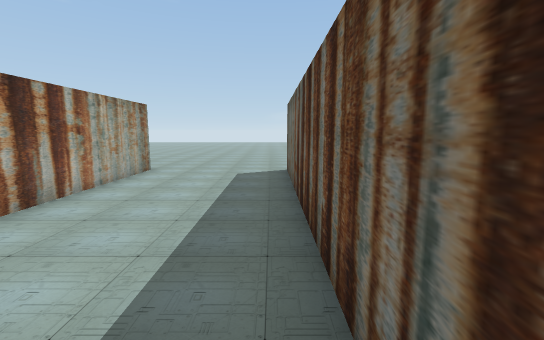
[1] (above)

21 first-person views from a walk through a 3-D level made in the Unity game engine. The camera is 1.4 m above the floor, tilts 8° down and sees 90° across. The floor is counted in squares, 1 m on a side. Each view is taken from the middle of a square. On the plan, view 1 faces up. The plan holds only what a view shows up to about 13 squares ahead; the rest is blank. The place goes on beyond the plan. The player is left out.

[2]
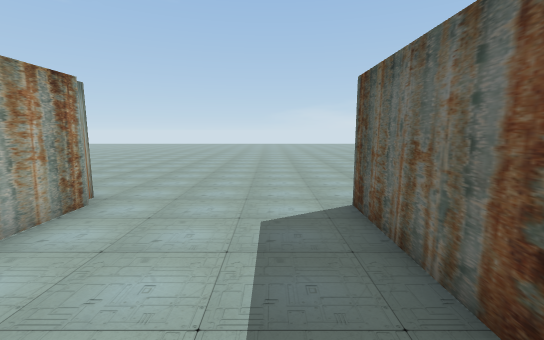

[3]
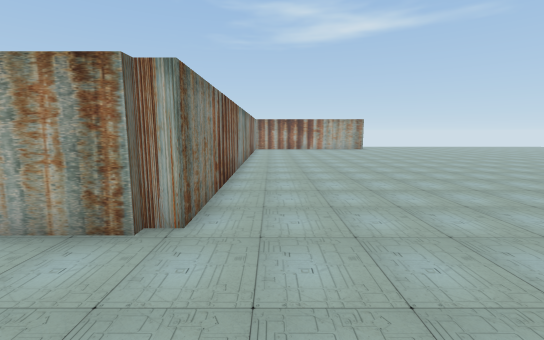

[4]
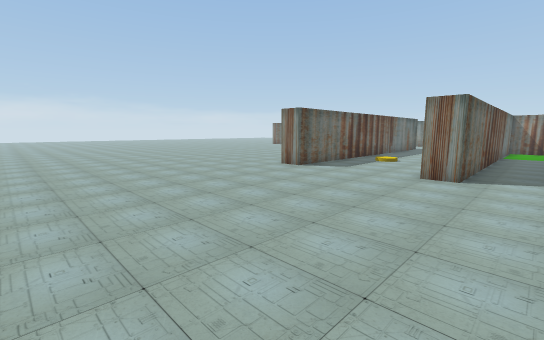

[5]
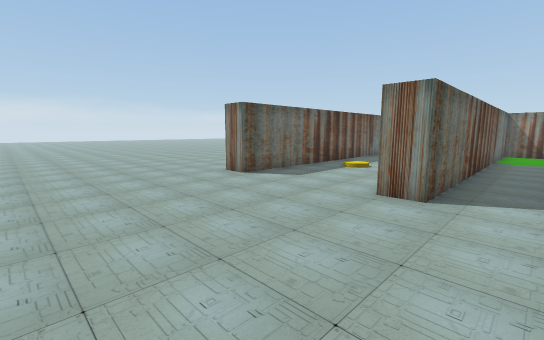

[6]
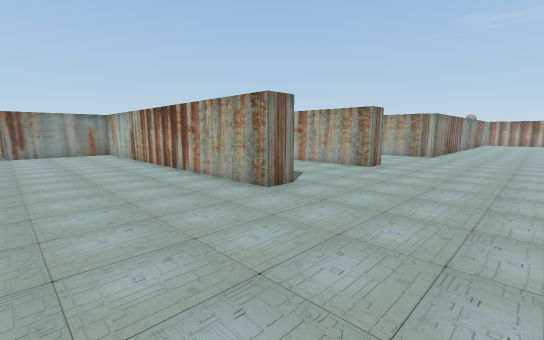

[7]
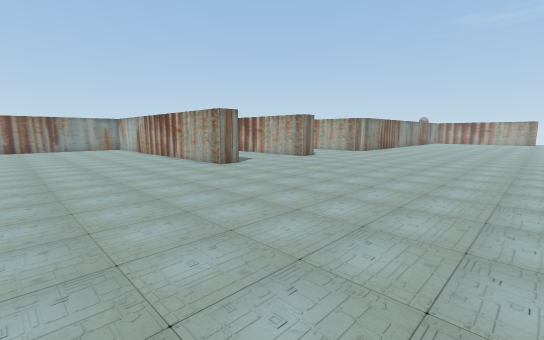

[8]
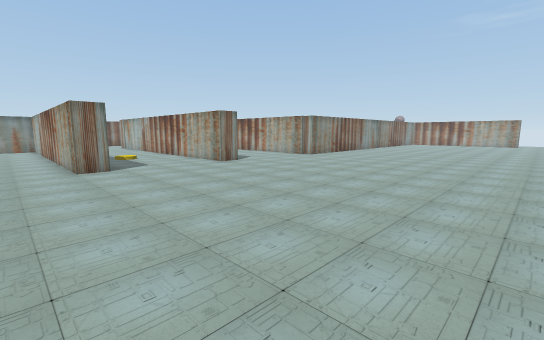

[9]
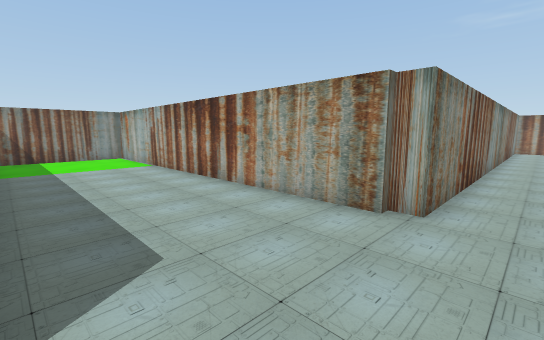

[10]
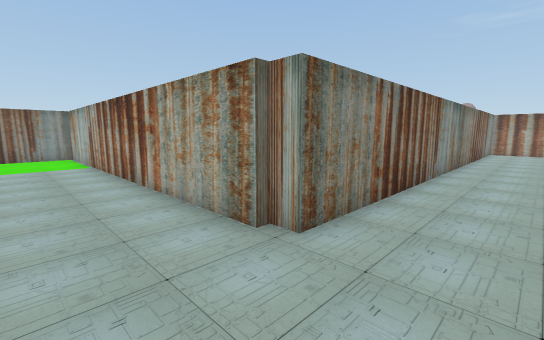

[11]
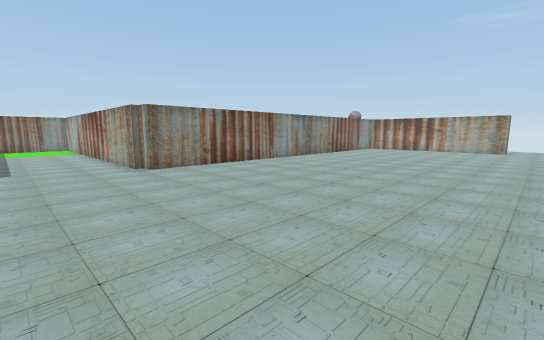

[12]
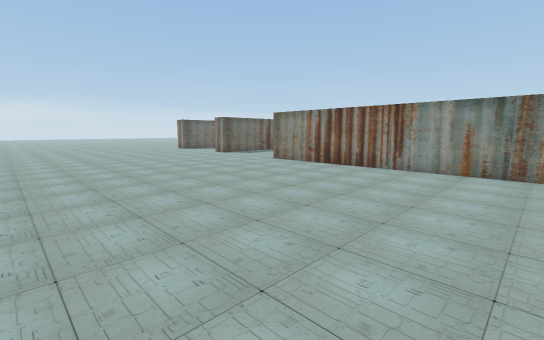

[13]
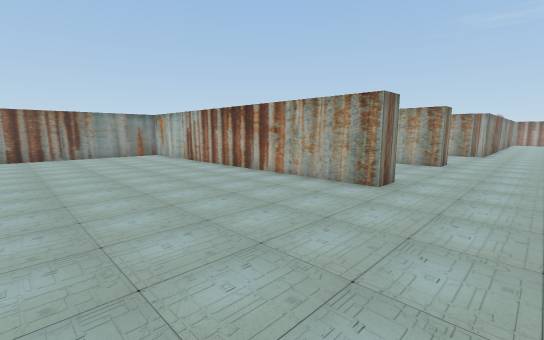

[14]
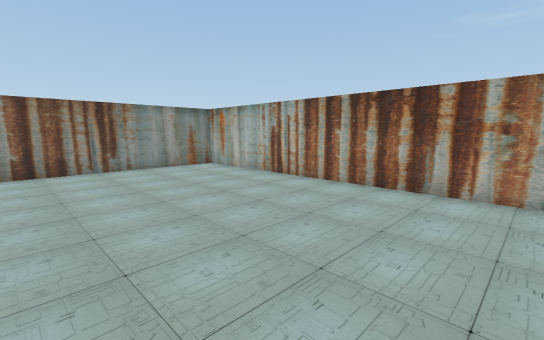

[15]
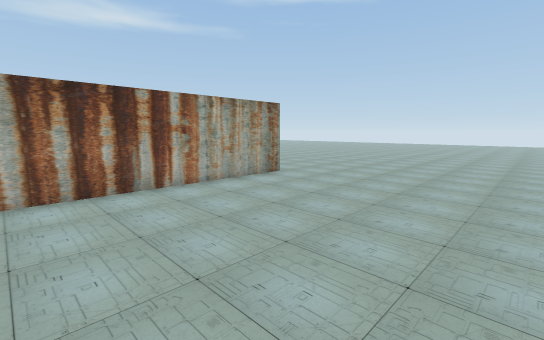

[16]
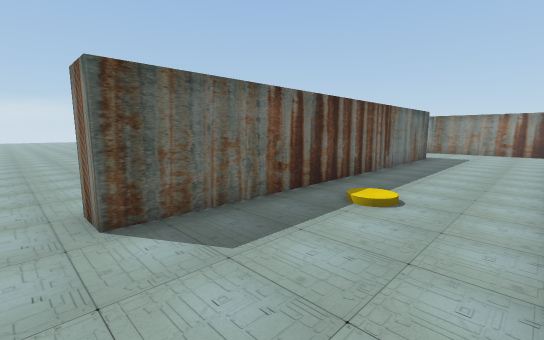

[17]
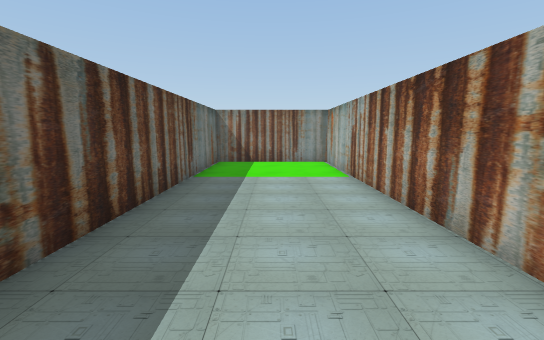

[18]
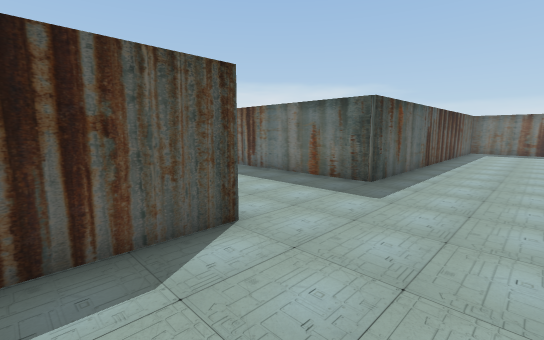

[19]
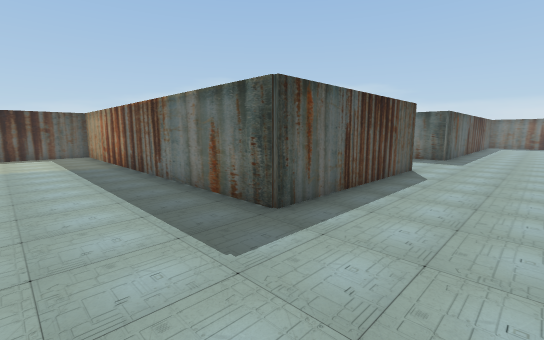

[20]
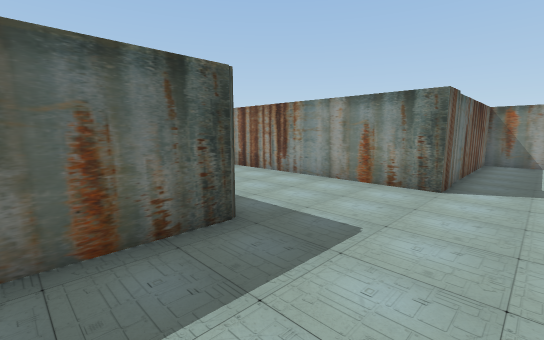

[21]
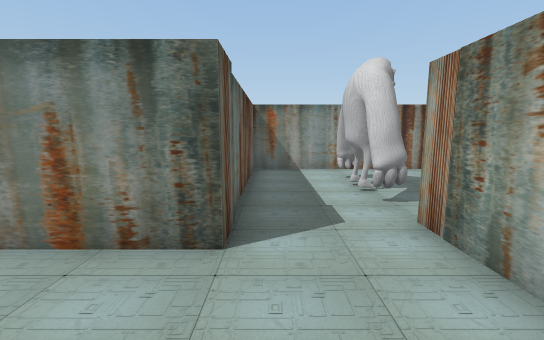

### Floor plan
Points are (right, up) in squares from view 1. A wall is a line through its corners. A room is listed if a view was taken in it or the views show most of it. See-through windows are left out.
Room 1 (views 1, 2, 3, 4, 5, 6, 7, 8, 9, 10, 11, 12, 13, 14, 15, 16, 17, 18, 19, 20, 21)
walls: (-4.6, 10.2) (-4.6, -3.6) (0.6, -3.6) (0.6, 10.1) (1.6, 10.1) (1.6, 6.9); (-8, 9.7) (-9.1, 9.7); (1.6, -4.7) (-5.6, -4.7) (-5.6, 7.1); (-15.5, 10.7) (-4.8, 10.7) (-4.8, 10.1); (-7.3, -9.1) (0.5, -9.1); (14.2, -4.7) (6.3, -4.7) (6.3, 10.1) (7.3, 10.1) (7.3, -3.6) (14.1, -3.6)
ways out: opening at (-8.5, -9.5)

Where each view was taken, in squares from view 1:
view 1: 0 up, 0 right, facing up
view 2: 5 up, 1 left, facing up
view 3: 12 up, 1 left, facing left
view 4: 19 up, 1 left, facing down-right
view 5: 16 up, 1 left, facing down-right
view 6: 15 up, 12 right, facing down-left
view 7: 20 up, 14 right, facing down-left
view 8: 21 up, 9 right, facing down-left
view 9: 12 up, 0 right, facing down-left
view 10: 13 up, 2 left, facing down-left
view 11: 21 up, 1 left, facing down-left
view 12: 21 up, 15 left, facing down-right
view 13: 13 up, 14 right, facing down-left
view 14: 7 up, 14 right, facing down-left
view 15: 3 up, 14 right, facing up-left
view 16: 11 up, 2 right, facing down-right
view 17: 9 up, 2 left, facing down
view 18: 8 down, 1 left, facing up-right
view 19: 8 down, 9 left, facing up-right
view 20: 2 down, 9 left, facing down-right
view 21: 6 down, 8 left, facing down
